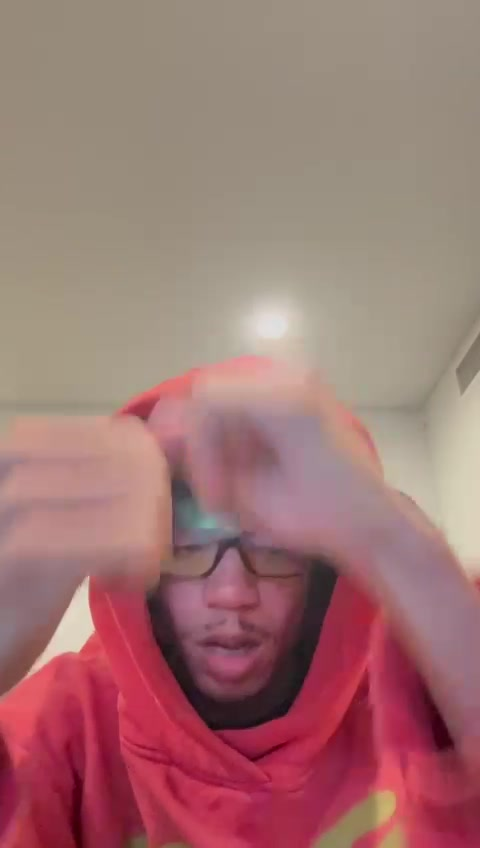
#> input picture backend/videos/0d576d4e-c7b5-40ec-a81b-2beca8b82110/frames/00043.jpg, 480 x 848 px
$ python -i script.py   (imports and definitions only)
#> lines starting #> are read from the running program, lines starting #| are printed output that depends on the picture
#> further down, picture is the input picture: shape (848, 480, 3); mean B, G, R 115.5, 117, 160
import cv2
import numpy as np
import logging

logger = logging.getLogger(__name__)

def apply_effect(frame: np.ndarray, mask: np.ndarray = None, shift_x: int = 5,
                shift_y: int = 0, intensity: float = 1.0) -> np.ndarray:
    """
    Apply chromatic aberration effect to the frame by shifting color channels.

    Args:
        frame: Input frame (BGR format)
        mask: Mask where effect should be applied
        shift_x: Horizontal shift in pixels
        shift_y: Vertical shift in pixels
        intensity: Effect intensity (0.0 to 50.0)

    Returns:
        Frame with chromatic aberration applied
    """
#> called with shift_x = 5, shift_y = 0, intensity = 1
    try:
        logger.info(f"Applying chromatic aberration with params: x={shift_x}, y={shift_y}, intensity={intensity}")

        if intensity <= 0.0:
            return frame.copy()

        if mask is None:
            mask = np.ones(frame.shape[:2], dtype=bool)

        # Split the channels
        b, g, r = cv2.split(frame)
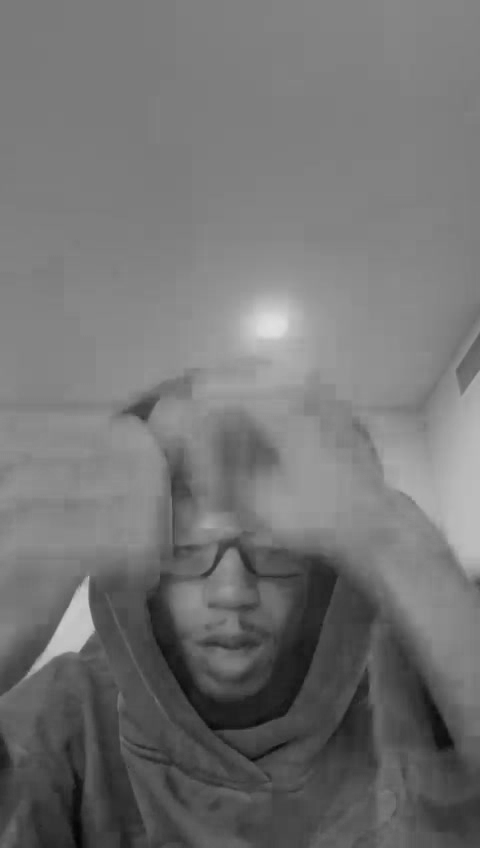
#> b: shape (848, 480); min 3, max 225, mean 115.5
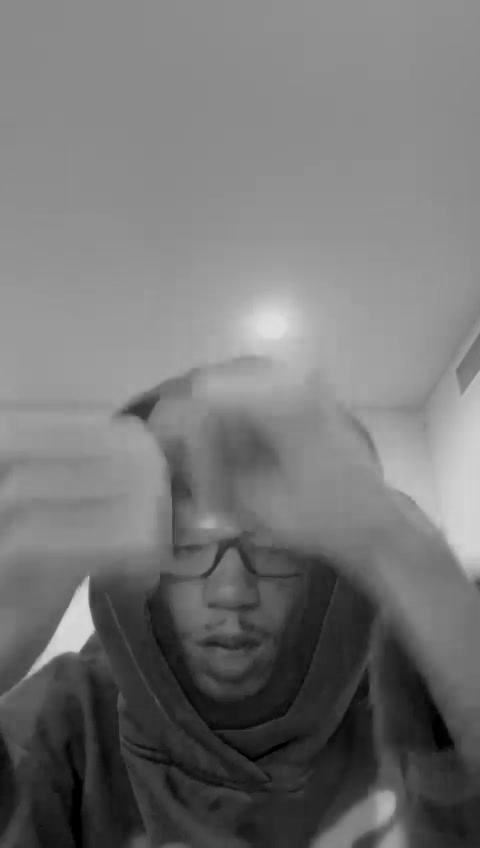
#> g: shape (848, 480); min 0, max 224, mean 117
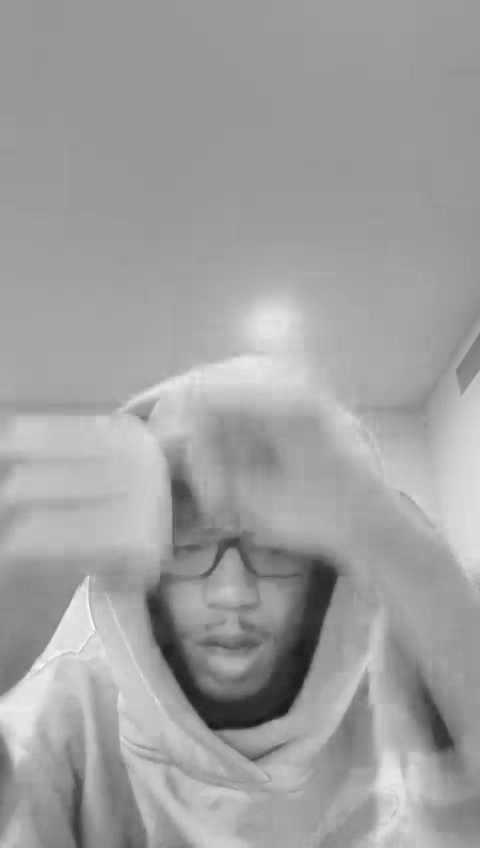
#> r: shape (848, 480); min 23, max 253, mean 160

        # Calculate shifts based on intensity
        shift_x_r = int(shift_x * (intensity / 50))
        shift_y_r = int(shift_y * (intensity / 50))

        shift_x_b = int(-shift_x * (intensity / 50))
        shift_y_b = int(-shift_y * (intensity / 50))

        # Create translation matrices
        M_r = np.float32([[1, 0, shift_x_r], [0, 1, shift_y_r]])
        M_b = np.float32([[1, 0, shift_x_b], [0, 1, shift_y_b]])

        # Apply shifts only to masked area
        r_shifted = cv2.warpAffine(r, M_r, (frame.shape[1], frame.shape[0]))
        b_shifted = cv2.warpAffine(b, M_b, (frame.shape[1], frame.shape[0]))

        # Merge channels back
        aberrated_frame = cv2.merge([b_shifted, g, r_shifted])

        # Apply mask
        mask_3d = np.stack([mask] * 3, axis=2)
        result = np.where(mask_3d, aberrated_frame, frame)
#> mask_3d: shape (848, 480, 3) bool; every value is 1

        logger.info("Chromatic aberration effect applied successfully")
        return result

    except Exception as e:
        logger.error(f"Error in chromatic aberration effect: {str(e)}")
        return frame

>>> import cv2
>>> picture = cv2.imread('../../videos/0d576d4e-c7b5-40ec-a81b-2beca8b82110/frames/00043.jpg')
>>> result = apply_effect(picture)

$ run again, on backend/videos/0d576d4e-c7b5-40ec-a81b-2beca8b82110/frames/00073.jpg
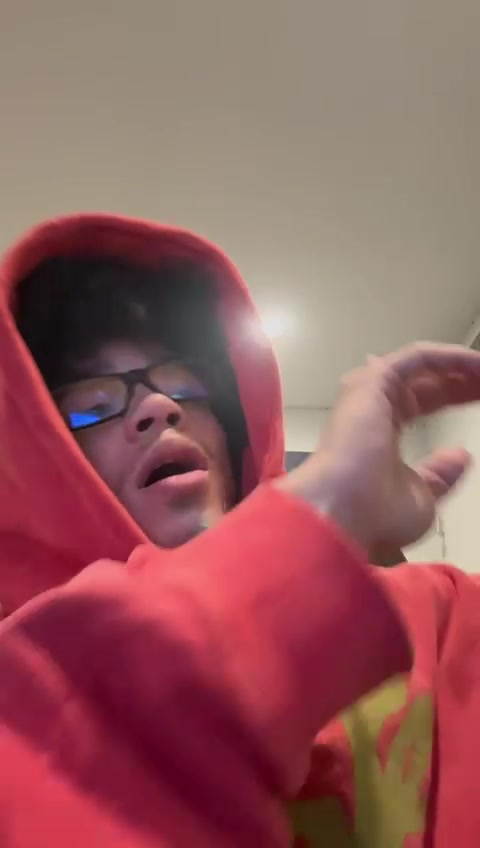
#> input picture backend/videos/0d576d4e-c7b5-40ec-a81b-2beca8b82110/frames/00073.jpg, 480 x 848 px
#> picture is the input picture: shape (848, 480, 3); mean B, G, R 92.9, 91.1, 146.9
#> in apply_effect, `b, g, r = cv2.split(frame)`:
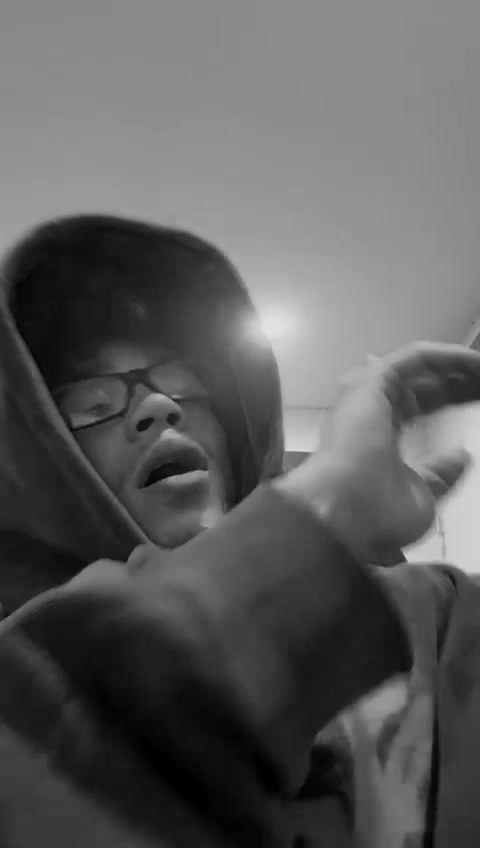
#> g: shape (848, 480); min 0, max 226, mean 91.1
#> in apply_effect, `b, g, r = cv2.split(frame)`:
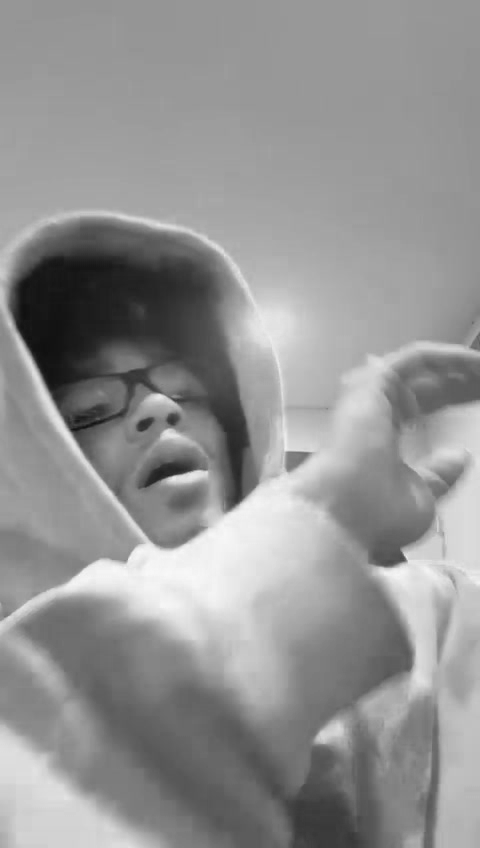
#> r: shape (848, 480); min 16, max 252, mean 146.9
#> mask_3d: shape (848, 480, 3) bool; every value is 1

$ run again, on backend/videos/0d576d4e-c7b5-40ec-a81b-2beca8b82110/frames/00078.jpg
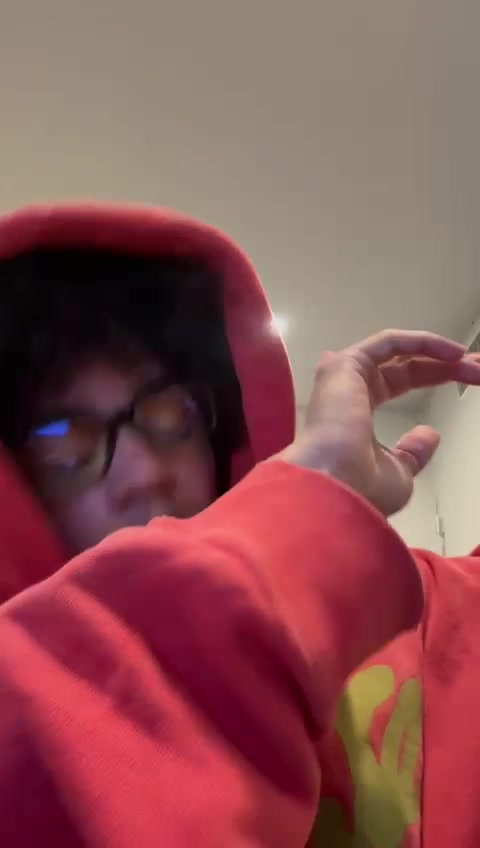
#> input picture backend/videos/0d576d4e-c7b5-40ec-a81b-2beca8b82110/frames/00078.jpg, 480 x 848 px
#> picture is the input picture: shape (848, 480, 3); mean B, G, R 82.3, 80.2, 137.2
#> in apply_effect, `b, g, r = cv2.split(frame)`:
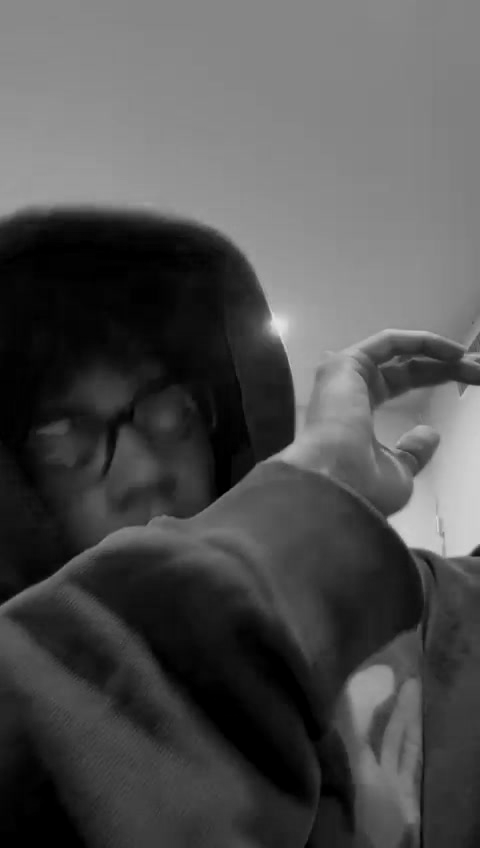
#> g: shape (848, 480); min 0, max 227, mean 80.2
#> in apply_effect, `b, g, r = cv2.split(frame)`:
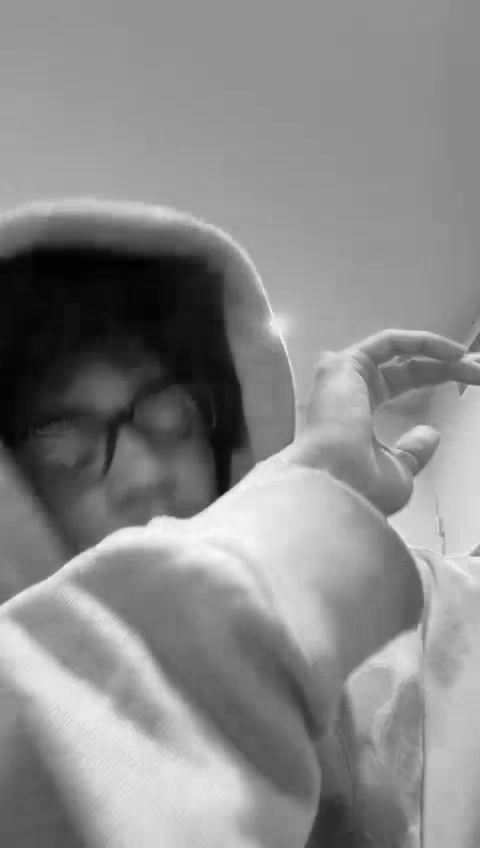
#> r: shape (848, 480); min 0, max 250, mean 137.2
#> mask_3d: shape (848, 480, 3) bool; every value is 1

$ run again, on backend/videos/0d576d4e-c7b5-40ec-a81b-2beca8b82110/frames/00081.jpg
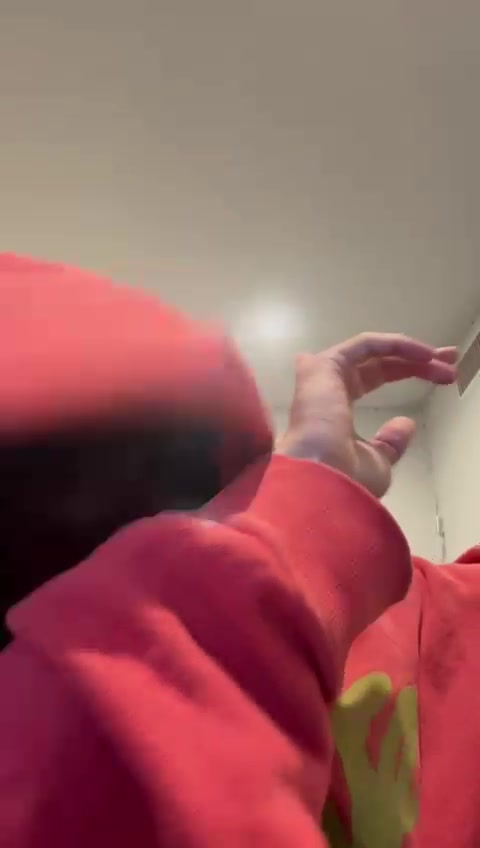
#> input picture backend/videos/0d576d4e-c7b5-40ec-a81b-2beca8b82110/frames/00081.jpg, 480 x 848 px
#> picture is the input picture: shape (848, 480, 3); mean B, G, R 93.9, 93.5, 151.8
#> in apply_effect, `b, g, r = cv2.split(frame)`:
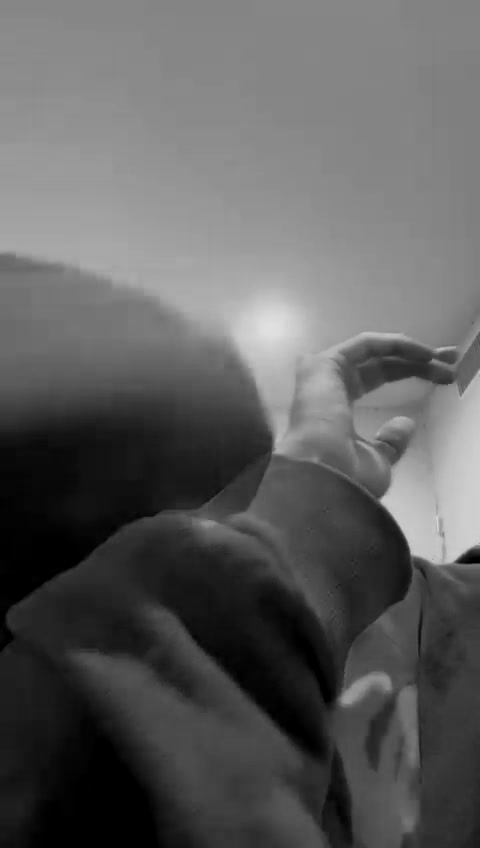
#> g: shape (848, 480); min 0, max 225, mean 93.5
#> in apply_effect, `b, g, r = cv2.split(frame)`:
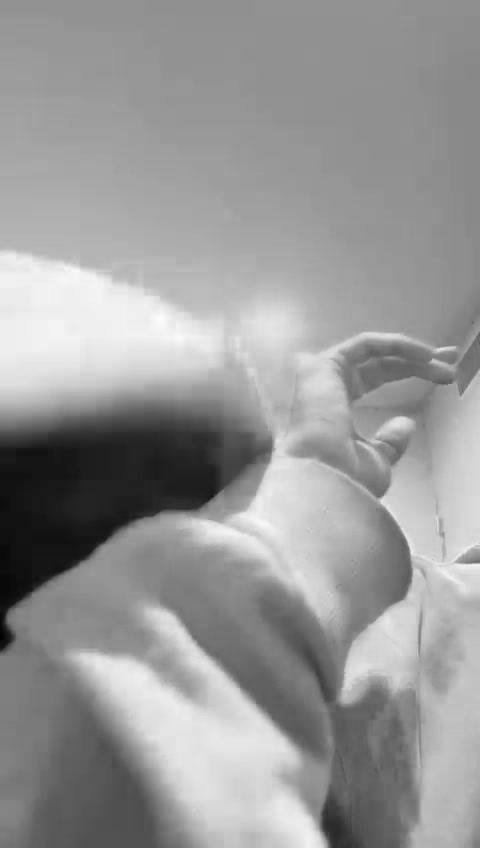
#> r: shape (848, 480); min 0, max 252, mean 151.8
#> mask_3d: shape (848, 480, 3) bool; every value is 1
